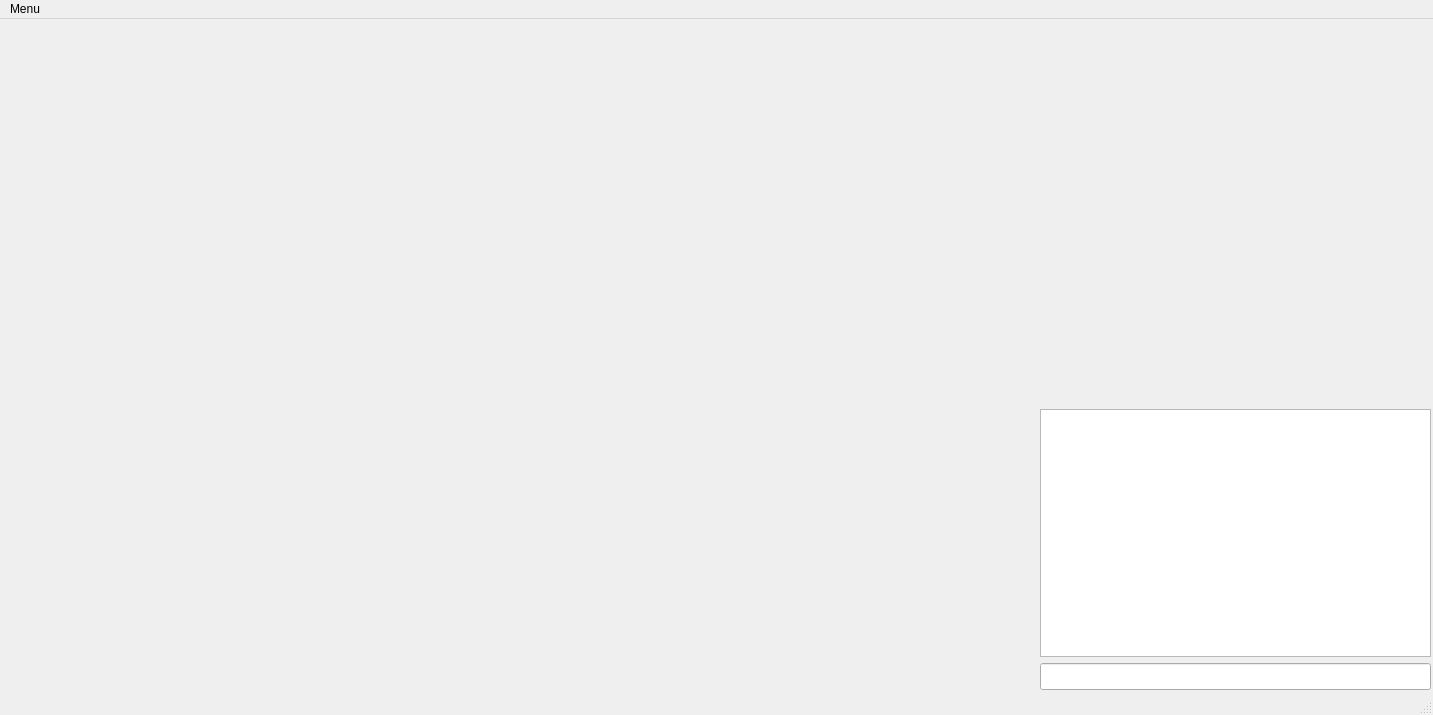
<?xml version="1.0" encoding="UTF-8"?>
<ui version="4.0">
 <class>MainWindow</class>
 <widget class="QMainWindow" name="MainWindow">
  <property name="geometry">
   <rect>
    <x>0</x>
    <y>0</y>
    <width>1433</width>
    <height>715</height>
   </rect>
  </property>
  <property name="windowTitle">
   <string>MainWindow</string>
  </property>
  <widget class="QWidget" name="centralwidget">
   <widget class="QWidget" name="horizontalLayoutWidget">
    <property name="geometry">
     <rect>
      <x>0</x>
      <y>490</y>
      <width>751</width>
      <height>181</height>
     </rect>
    </property>
    <layout class="QHBoxLayout" name="horizontalLayout"/>
   </widget>
   <widget class="QWidget" name="verticalLayoutWidget">
    <property name="geometry">
     <rect>
      <x>1040</x>
      <y>390</y>
      <width>391</width>
      <height>281</height>
     </rect>
    </property>
    <layout class="QVBoxLayout" name="verticalLayout">
     <item>
      <widget class="QTextEdit" name="textEdit">
       <property name="autoFillBackground">
        <bool>false</bool>
       </property>
       <property name="readOnly">
        <bool>true</bool>
       </property>
      </widget>
     </item>
     <item>
      <widget class="QLineEdit" name="lineEdit">
       <property name="font">
        <font>
         <pointsize>12</pointsize>
        </font>
       </property>
       <property name="text">
        <string/>
       </property>
      </widget>
     </item>
    </layout>
   </widget>
   <widget class="QWidget" name="gridLayoutWidget">
    <property name="geometry">
     <rect>
      <x>0</x>
      <y>100</y>
      <width>751</width>
      <height>341</height>
     </rect>
    </property>
    <layout class="QGridLayout" name="gridLayout"/>
   </widget>
  </widget>
  <widget class="QMenuBar" name="menubar">
   <property name="geometry">
    <rect>
     <x>0</x>
     <y>0</y>
     <width>1433</width>
     <height>21</height>
    </rect>
   </property>
   <widget class="QMenu" name="menuMenu">
    <property name="title">
     <string>Menu</string>
    </property>
    <addaction name="actionExit_game"/>
   </widget>
   <addaction name="menuMenu"/>
  </widget>
  <widget class="QStatusBar" name="statusbar"/>
  <action name="actionExit_game">
   <property name="text">
    <string>Exit game</string>
   </property>
  </action>
 </widget>
 <resources/>
 <connections/>
</ui>
